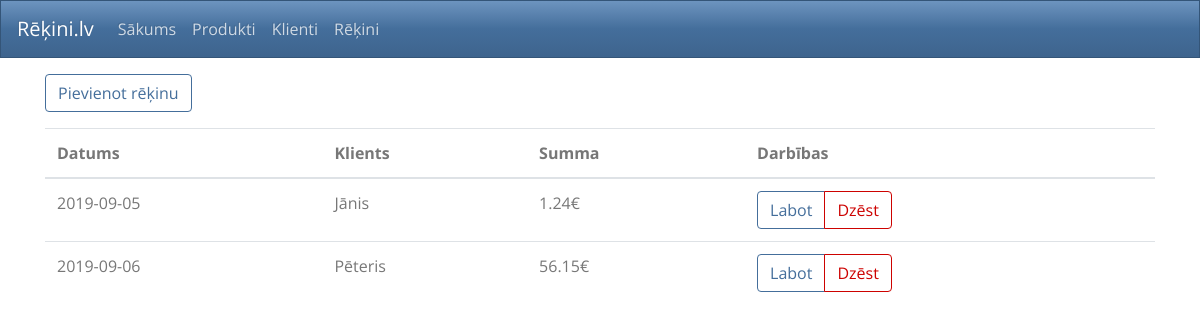
Page /rekini/invoices.php on the committed database.
### tables this page shows
CREATE TABLE IF NOT EXISTS `invoices` (
  `id` int(11) NOT NULL AUTO_INCREMENT,
  `client_id` int(11) NOT NULL,
  `date` date NOT NULL,
  `sum` float(8,2) NOT NULL DEFAULT '0.00',
  PRIMARY KEY (`id`)
);

CREATE TABLE IF NOT EXISTS `clients` (
  `id` int(11) NOT NULL AUTO_INCREMENT,
  `name` varchar(100) NOT NULL,
  PRIMARY KEY (`id`)
);

### rekini/funkcijas.php (called while the page is built, shortened)
<?php
$servername = "localhost";
$username = "root";
$password = "";
$dbname = "ltpc_pv";
$db_charset = "utf8mb4";
$conn = new PDO("mysql:host=$servername;dbname=$dbname;charset=$db_charset", $username, $password);
function getData($table,$sort='id'){
	global $conn;
	$sql = "SELECT * FROM `".$table."` order by `".$sort."` asc";
	$results = $conn->prepare($sql);
	$results->execute();
	if ($results->rowCount() > 0) {
		return $results->fetchAll();
	} else {
		return false;
	}
}
function getDataById($table,$id){
	global $conn;
	$sql = "SELECT * FROM `".$table."` where id=".$id;
	$results = $conn->prepare($sql);
	$results->execute();
	foreach($results as $result){
		return $result;
	}
	return false;
}

### rekini/invoices.php (the view, shortened to what this page needs)
<?php
include 'funkcijas.php';
$results = getData('invoices','date');
include 'layout.php';
?>
<div class="form-group mt-3">
	<a href="invoices_add.php" class="btn btn-outline-primary">Pievienot rēķinu</a>
</div>
<?php
if($results) :?>
<table class="table table-hover">
  <thead>
    <tr>
      <th scope="col">Datums</th>
	  <th scope="col">Klients</th>
	  <th scope="col">Summa</th>
      <th scope="col">Darbības</th>
    </tr>
  </thead>
  <tbody>
<?php foreach($results as $result) :?>
    <tr>
		<td><?=$result['date']?></td>
		<td><?php
		$client = getDataById('clients',$result['client_id']);
		echo $client['name'];?>
		</td>
		<td><?=$result['sum'].'€'?></td>
		<td>
			<div class="btn-group">
				<a href="invoices_edit.php?id=<?=$result['id']?>" class="btn btn-outline-primary">Labot</a>
				<button type="submit" class="btn btn-outline-danger" form="dzest<?=$result['id']?>" name="dzest">Dzēst</button>
			</div>
		</td>
    </tr>
<?php endforeach;?>
</tbody>
</table>
<?php else: ?>
<p>Nav ievadīts neviens rēķins</p>
<?php endif ?>
<?
include 'footer.php';

### rows in the picture
invoices: date "2019-09-05", client.name "Jānis", sum "1.24"
invoices: date "2019-09-06", client.name "Pēteris", sum "56.15"
